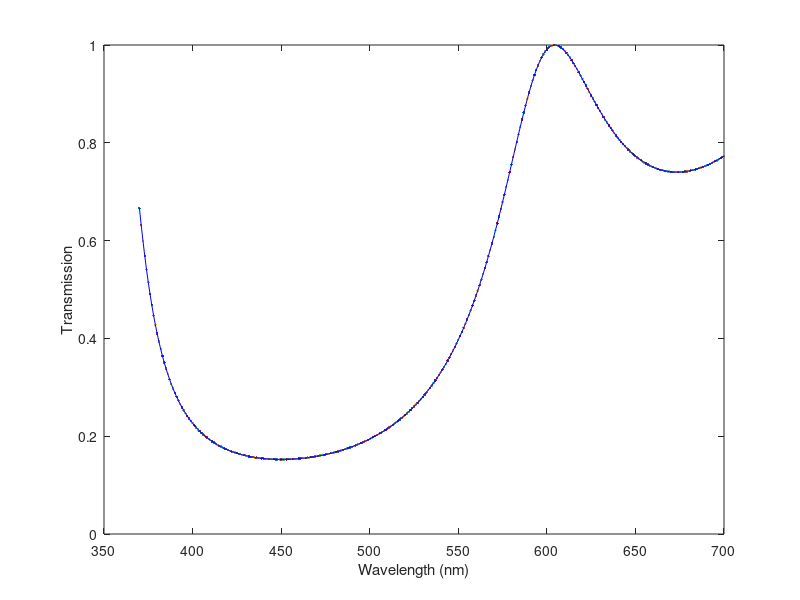

Source code (MATLAB):
%Pioneer
n_0 = 1;
n_1 = 1.46;
n_2 = 2.44;
N = 5;
d_1 = 77.05479452054794;
d_2 = 46.10655737704918;
d_3 = 77.05479452054794;
d_4 = 46.10655737704918;
d_5 = 77.05479452054794;
d_6 = 46.10655737704918;
d_7 = 77.05479452054794;
d_8 = 46.10655737704918;
d_9 = 77.05479452054794;
d_10 = 46.10655737704918;

c = 1;
T_gT = [];
T_gd = [];
    
for lambdas = 370:700 
    B_01 = 1/((2*n_1)) * [(n_1 + n_0) (n_1 - n_0);(n_1 - n_0) (n_1 + n_0)];
    phi_1 = n_1 * ((2 * pi) / lambdas) * d_1;
    P_1 = [exp(-1i*phi_1) 0;0 exp(1i*phi_1)];
    B_12 = 1/((2*n_2)) * [(n_2 + n_1) (n_2 - n_1);(n_2 - n_1) (n_2 + n_1)];
    phi_2 = n_2 * ((2 * pi) / lambdas) * d_2;
    P_2 = [exp(-1i*phi_2) 0;0 exp(1i*phi_2)];
    B_23 = 1/((2*n_1)) * [(n_1 + n_2) (n_1 - n_2);(n_1 - n_2) (n_1 + n_2)];
    phi_3 = n_1 * ((2 * pi) / lambdas) * d_3;
    P_3 = [exp(-1i*phi_3) 0;0 exp(1i*phi_3)];
    B_34 = 1/((2*n_2)) * [(n_2 + n_1) (n_2 - n_1);(n_2 - n_1) (n_2 + n_1)];
    phi_4 = n_2 * ((2 * pi) / lambdas) * d_4;
    P_4 = [exp(-1i*phi_4) 0;0 exp(1i*phi_4)];
    B_45 = 1/((2*n_1)) * [(n_1 + n_2) (n_1 - n_2);(n_1 - n_2) (n_1 + n_2)];
    phi_5 = n_1 * ((2 * pi) / lambdas) * d_5;
    P_5 = [exp(-1i*phi_5) 0;0 exp(1i*phi_5)];
    B_56 = 1/((2*n_2)) * [(n_2 + n_1) (n_2 - n_1);(n_2 - n_1) (n_2 + n_1)];
    phi_6 = n_2 * ((2 * pi) / lambdas) * d_6;
    P_6 = [exp(-1i*phi_6) 0;0 exp(1i*phi_6)];
    B_67 = 1/((2*n_1)) * [(n_1 + n_2) (n_1 - n_2);(n_1 - n_2) (n_1 + n_2)];
    phi_7 = n_1 * ((2 * pi) / lambdas) * d_7;
    P_7 = [exp(-1i*phi_7) 0;0 exp(1i*phi_7)];
    B_78 = 1/((2*n_2)) * [(n_2 + n_1) (n_2 - n_1);(n_2 - n_1) (n_2 + n_1)];
    phi_8 = n_2 * ((2 * pi) / lambdas) * d_8;
    P_8 = [exp(-1i*phi_8) 0;0 exp(1i*phi_8)];
    B_89 = 1/((2*n_1)) * [(n_1 + n_2) (n_1 - n_2);(n_1 - n_2) (n_1 + n_2)];
    phi_9 = n_1 * ((2 * pi) / lambdas) * d_9;
    P_9 = [exp(-1i*phi_9) 0;0 exp(1i*phi_9)];
    B_910 = 1/((2*n_2)) * [(n_2 + n_1) (n_2 - n_1);(n_2 - n_1) (n_2 + n_1)];
    B_inverse = inv(B_89);
    phi_10 = n_2 * ((2 * pi) / lambdas) * d_10;
    P_10 = [exp(-1i*phi_10) 0;0 exp(1i*phi_10)];
    B_100 = 1/((2*n_0)) * [(n_0 + n_2) (n_0 - n_2);(n_0 - n_2) (n_0 + n_2)];
    M =   B_100 *  P_10 *  B_910 * P_9 * B_89 * P_8 * B_78 * P_7 * B_67 * P_6 * B_56 * P_5 * B_45 * P_4 * B_34 * P_3 * B_23 * P_2 * B_12 * P_1 * B_01;
    t = 1/(M(2,2));
    T = abs(t);
    plot(lambdas, T);
    hold on
    T1(c)= T;
    c = c+1;
    %B21_matrix = [AD_2 BC_2 ; BC_2 AD_2];
    %band gap is from 400 to 500
    if (400<lambdas && lambdas<500)
        T_gT = [T_gT;T];
    else
        T_gd = [T_gd;T];
    end
end

T_g = mean(T_gT);
T_d = mean(T_gd);

T_x = T_g/T_d;
T_k = (d_1 + d_2)*N;
hold on
plot(370:700, T1, 'b');
xlabel('Wavelength (nm)')
ylabel('Transmission')